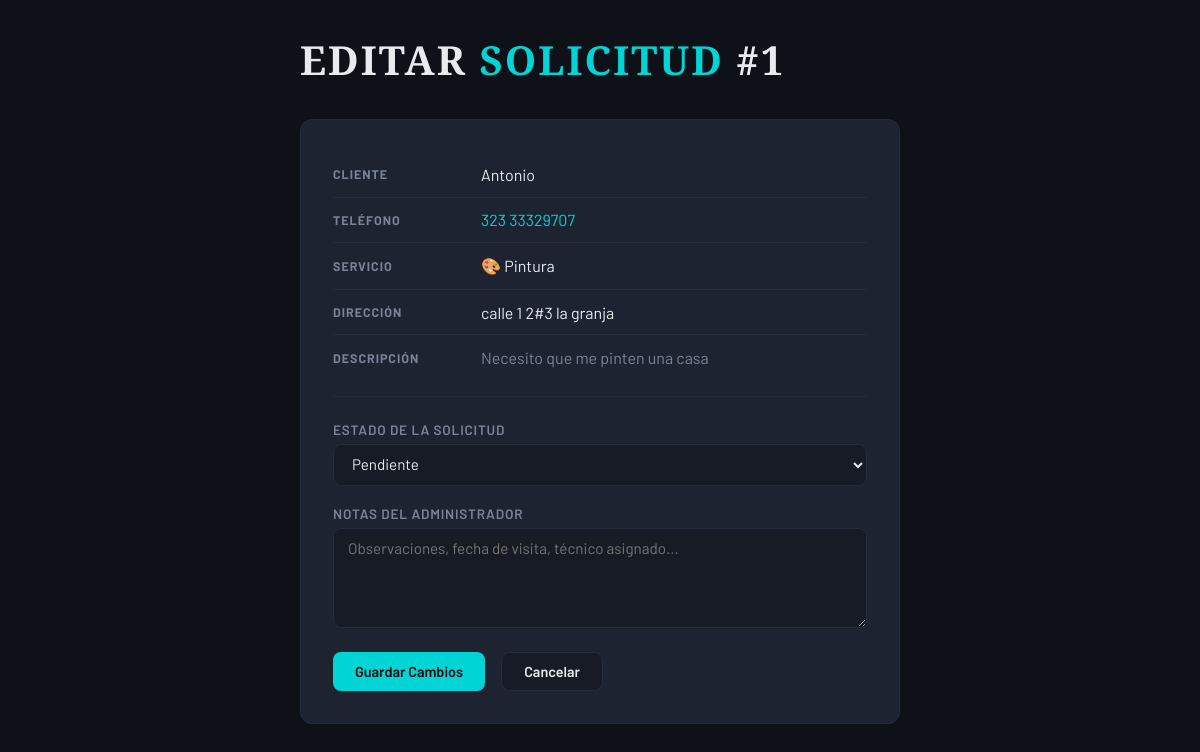
The page /admin/solicitudes/1/editar (signed in) on the database its author committed.
### tables this page shows
CREATE TABLE solicitudes (
            id INTEGER PRIMARY KEY AUTOINCREMENT,
            user_id INTEGER NOT NULL,
            servicio_id INTEGER NOT NULL,
            descripcion TEXT,
            direccion TEXT NOT NULL,
            estado TEXT DEFAULT 'Pendiente',
            fecha_solicitud TEXT DEFAULT (datetime('now')),
            notas_admin TEXT,
            FOREIGN KEY (user_id) REFERENCES users(id),
            FOREIGN KEY (servicio_id) REFERENCES servicios(id)
        );

CREATE TABLE users (
            id INTEGER PRIMARY KEY AUTOINCREMENT,
            nombre TEXT NOT NULL,
            email TEXT UNIQUE NOT NULL,
            telefono TEXT,
            direccion TEXT,
            password_hash TEXT,
            rol TEXT DEFAULT 'cliente',
            activo INTEGER DEFAULT 1,
            creado_en TEXT DEFAULT (datetime('now'))
        );

CREATE TABLE servicios (
            id INTEGER PRIMARY KEY AUTOINCREMENT,
            nombre TEXT NOT NULL,
            descripcion TEXT,
            icono TEXT,
            precio_base REAL DEFAULT 0,
            disponible INTEGER DEFAULT 1
        );

### src/controllers/admin_controller.py (the view, shortened to what this page needs)
def editar_solicitud(solicitud_id):
    solicitud = SolicitudService.obtener_solicitud(solicitud_id)
    if not solicitud:
        flash('Solicitud no encontrada', 'danger')
        return redirect(url_for('admin.dashboard'))
    estados = ['Pendiente', 'En Proceso', 'Completado', 'Cancelado']
    return render_template('admin/editar_solicitud.html',
                           solicitud=solicitud, estados=estados)

### src/config/database.py (called while the page is built)
def get_db():
    conn = sqlite3.connect(DB_PATH)
    conn.row_factory = sqlite3.Row
    conn.execute("PRAGMA foreign_keys = ON")
    return conn

### src/config/logger.py (called while the page is built)
def log_request(method: str, url: str, status: int, duration_ms: float, ip: str, user_agent: str):
    import json
    logger.debug(json.dumps({
        "type": "http",
        "method": method,
        "url": url,
        "status": status,
        "duration": f"{duration_ms:.1f}ms",
        "ip": ip,
        "user_agent": user_agent
    }))

### src/services/solicitud_service.py (called while the page is built)
    @staticmethod
    def obtener_solicitud(solicitud_id):
        conn = get_db()
        cur = conn.cursor()
        row = cur.execute("""
            SELECT s.*, u.nombre as cliente_nombre, u.telefono as cliente_tel,
                   u.email as cliente_email,
                   sv.nombre as servicio_nombre, sv.icono as servicio_icono
            FROM solicitudes s
            JOIN users u ON s.user_id = u.id
            JOIN servicios sv ON s.servicio_id = sv.id
            WHERE s.id=?
        """, (solicitud_id,)).fetchone()
        conn.close()
        return dict(row) if row else None

### templates/admin/editar_solicitud.html (shortened to what this page needs)
<!DOCTYPE html>
<html lang="es">
<head>
</head>
<body>
    <div class="container">
        <h1>EDITAR <span>SOLICITUD</span> #{{ solicitud['id'] }}</h1>
        <div class="card">
            <div style="margin-bottom: 1.5rem; padding-bottom: 1rem; border-bottom: 1px solid var(--border);">
                <div class="info-row">
                    <span class="info-label">Cliente</span>
                    <span>{{ solicitud['cliente_nombre'] }}</span>
                </div>
                <div class="info-row">
                    <span class="info-label">Teléfono</span>
                    <span style="color: var(--cyan);">{{ solicitud['cliente_tel'] }}</span>
                </div>
                <div class="info-row">
                    <span class="info-label">Servicio</span>
                    <span>{{ solicitud['servicio_icono'] }} {{ solicitud['servicio_nombre'] }}</span>
                </div>
                <div class="info-row">
                    <span class="info-label">Dirección</span>
                    <span>{{ solicitud['direccion'] }}</span>
                </div>
                {% if solicitud['descripcion'] %}
                <div class="info-row">
                    <span class="info-label">Descripción</span>
                    <span style="color: var(--muted);">{{ solicitud['descripcion'] }}</span>
                </div>
                {% endif %}
            </div>
            <form method="POST">
                <div class="form-group">
                    <label>Estado de la solicitud</label>
                    <select name="estado" class="form-control">
                        {% for e in estados %}
                        <option value="{{ e }}" {% if solicitud['estado'] == e %}selected{% endif %}>{{ e }}</option>
                        {% endfor %}
                    </select>
                </div>
                <div class="form-group">
                    <label>Notas del Administrador</label>
                    <textarea name="notas" class="form-control" placeholder="Observaciones, fecha de visita, técnico asignado...">{{ solicitud['notas_admin'] or '' }}</textarea>
                </div>
                <div class="btn-row">
                    <button type="submit" class="btn btn-primary">Guardar Cambios</button>
                    <a href="/admin/" class="btn btn-ghost">Cancelar</a>
                </div>
            </form>
        </div>
    </div>
</body>
</html>

### templates/admin/editar_solicitud.html (style rules this page uses)
:root { --black: #0a0a0a; --dark: #0e1117; --surface: #161b25; --card: #1d2330; --border: #252d3d; --cyan: #00d4d4; --amber: #f5a623; --text: #e8eaed; --muted: #7a8499; }
* { margin:0; padding:0; box-sizing:border-box; }
body { font-family: 'Barlow', sans-serif; background: var(--dark); color: var(--text); min-height: 100vh; padding: 2rem; }
.container { max-width: 600px; margin: 0 auto; }
h1 { font-family: 'Playfair Display', 'Times New Roman', Georgia, serif; font-size: 2.5rem; letter-spacing: 2px; margin-bottom: 2rem; }
h1 span { color: var(--cyan); }
.card { background: var(--card); border: 1px solid var(--border); border-radius: 12px; padding: 2rem; }
.info-row { display: grid; grid-template-columns: 140px 1fr; gap: 0.5rem; padding: 0.8rem 0; border-bottom: 1px solid var(--border); align-items: center; }
.info-row:last-child { border-bottom: none; }
.info-label { font-size: 0.78rem; font-weight: 700; letter-spacing: 1px; text-transform: uppercase; color: var(--muted); }
.form-group { display: flex; flex-direction: column; gap: 6px; margin-bottom: 1.2rem; }
.form-group label { font-size: 0.85rem; font-weight: 600; color: var(--muted); text-transform: uppercase; letter-spacing: 0.8px; }
.form-control { background: var(--surface); border: 1px solid var(--border); border-radius: 8px; padding: 10px 14px; color: var(--text); font-family: 'Barlow', sans-serif; font-size: 0.95rem; outline: none; transition: border-color 0.2s; width: 100%; }
select.form-control option { background: var(--dark); }
textarea.form-control { resize: vertical; min-height: 100px; }
.btn { display: inline-flex; align-items: center; gap: 6px; padding: 10px 22px; border-radius: 8px; font-family: 'Barlow', sans-serif; font-weight: 600; font-size: 0.9rem; cursor: pointer; border: none; text-decoration: none; transition: all 0.2s; }
.btn-primary { background: var(--cyan); color: var(--black); }
.btn-ghost { background: var(--surface); color: var(--text); border: 1px solid var(--border); }
.btn-row { display: flex; gap: 1rem; margin-top: 1.5rem; }

### rows shown on the page
solicitudes: id "1", direccion "calle 1 2#3 la granja", descripcion "Necesito que me pinten una casa", estado "Pendiente"
users: cliente_nombre "Antonio", cliente_tel "323 33329707"
servicios: servicio_icono "🎨", servicio_nombre "Pintura"
